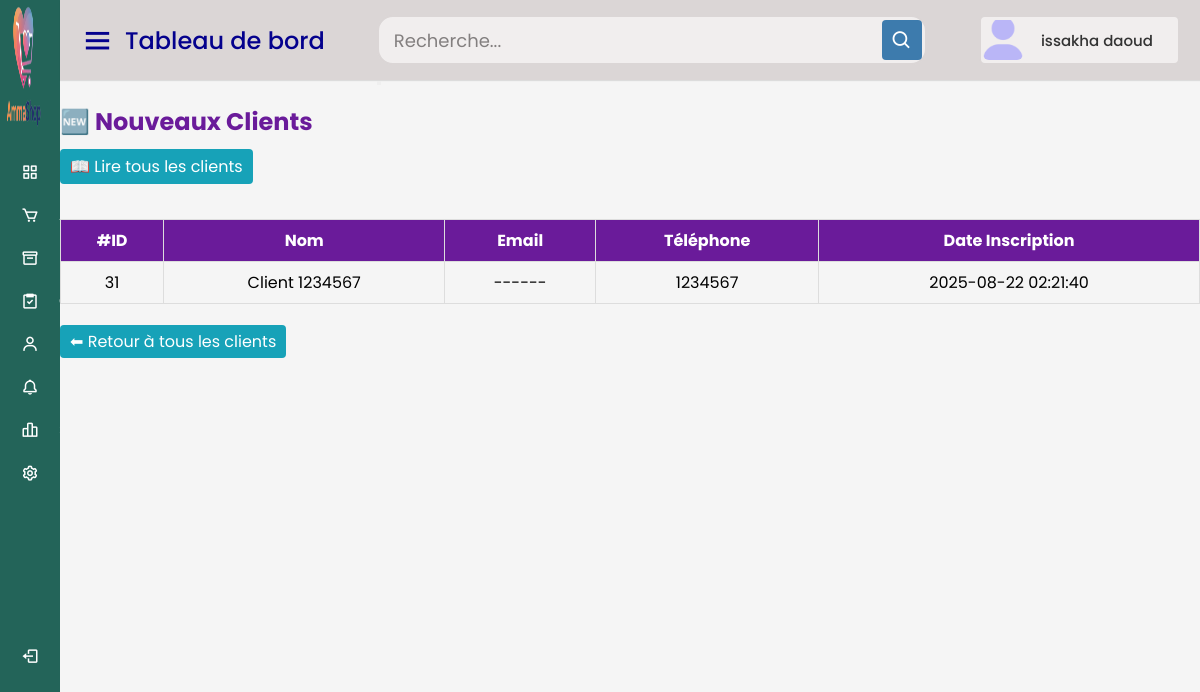
/tchadshop/liste_clients.php (signed in), run on the app's committed database.
### tables this page shows
CREATE TABLE IF NOT EXISTS `clients` (
  `id` int NOT NULL AUTO_INCREMENT,
  `nom` varchar(100) NOT NULL,
  `email` varchar(100) DEFAULT NULL,
  `telephone` varchar(20) NOT NULL,
  `adresse` text,
  `password` varchar(255) DEFAULT NULL,
  `created_at` timestamp NULL DEFAULT CURRENT_TIMESTAMP,
  `invite` tinyint(1) DEFAULT '1',
  `vu` tinyint(1) DEFAULT '0',
  `reset_token` varchar(255) DEFAULT NULL,
  `reset_token_expire` int DEFAULT NULL,
  `langue` varchar(5) DEFAULT 'fr',
  PRIMARY KEY (`id`),
  UNIQUE KEY `email` (`email`)
);

### tchadshop/liste_clients.php (the view, shortened to what this page needs)
<?php
$conn = new mysqli("localhost", "root", "", "tchadshop_db");
$sql = "SELECT * FROM clients WHERE vu = 0 ORDER BY created_at DESC";
$result = $conn->query($sql);
?>
<!DOCTYPE html>
<html lang="fr">
<head>
</head>
<body>
    <?php include("header.php"); ?>
    <div class="home-content">
    <h1>🆕 Nouveaux Clients</h1>
    <?php if ($result->num_rows > 0): ?>
        <a href="?lire_tout=1" class="btn1 view-btn btn-top">📖 Lire tous les clients</a>
        <table>
            <thead>
                <tr>
                    <th>#ID</th>
                    <th>Nom</th>
                    <th>Email</th>
                    <th>Téléphone</th>
                    <th>Date Inscription</th>
                </tr>
            </thead>
            <tbody>
                <?php while ($row = $result->fetch_assoc()): ?>
                    <tr>
                        <td><?= $row['id'] ?></td>
                        <td><?= htmlspecialchars($row['nom']) ?></td>
                        <td><?= htmlspecialchars($row['email'] ?? '') ? htmlspecialchars($row['email'] ?? '') : '------' ?></td>
                        <td><?= htmlspecialchars($row['telephone']) ?></td>
                        <td><?= $row['created_at'] ?></td>
                    </tr>
                <?php endwhile; ?>
            </tbody>
        </table>
    <?php else: ?>
        <p>Aucun nouveau client trouvé.</p>
    <?php endif; ?>
    <br>
    <a href="clients.php" class="btn1 view-btn">⬅ Retour à tous les clients</a>
</body>
</html>

### tchadshop/style4.css (style rules this page uses)
* { margin: 0; padding: 0; box-sizing: border-box; font-family: "Poppins", sans-serif; }
.home-section .home-content { position: relative; padding-top: 104px; }

### tchadshop/liste_clients.php (style rules this page uses)
body { font-family: Arial, sans-serif; }
table { width: 100%; border-collapse: collapse; margin-top: 20px; }
th, td { border: 1px solid #ddd; padding: 8px; text-align: center; }
th { background-color: #6a1b9a; color: #fff; }
.btn1 { padding: 5px 10px; border-radius: 4px; color: #fff; text-decoration: none; margin-right: 5px; }
.view-btn { background: #17a2b8; }
h1 { color: #6a1b9a; }
.btn-top { margin-top: 10px; margin-bottom: 15px; display: inline-block; }

### data on the page
clients: id "31", nom "Client 1234567", telephone "1234567", created_at "2025-08-22 02:21:40"

### other printed values
$page_title "Tableau de bord"
$adminName "issakha daoud"
